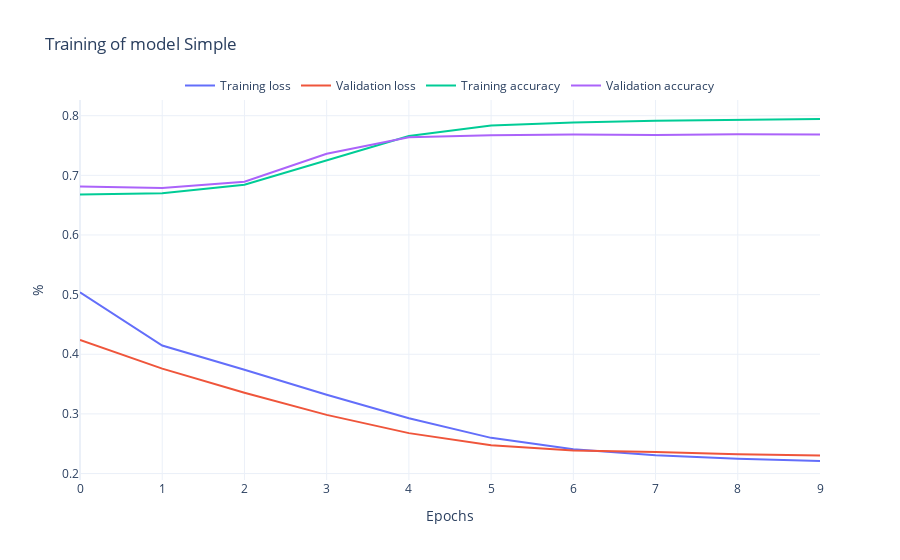

Notebook code for this chart:
### Markdown cell above
#### Plot the training and validation loss

### Code cell
rst.plot_history(history_simple, "Simple")

### Figure 1 — Plotly figure (JSON) as saved in the notebook; plotly's stock layout.template omitted (floating-point values rounded to 4 significant figures)
{"data": [{"mode": "lines", "name": "Training loss", "type": "scatter", "y": [0.5038, 0.4147, 0.374, 0.3323, 0.2927, 0.2599, 0.2408, 0.2308, 0.225, 0.221]}, {"mode": "lines", "name": "Validation loss", "type": "scatter", "y": [0.4239, 0.3759, 0.3356, 0.2984, 0.2678, 0.2475, 0.2385, 0.2361, 0.2324, 0.2304]}, {"mode": "lines", "name": "Training accuracy", "type": "scatter", "y": [0.6678, 0.67, 0.6844, 0.7248, 0.7658, 0.7833, 0.7887, 0.7915, 0.7929, 0.7944]}, {"mode": "lines", "name": "Validation accuracy", "type": "scatter", "y": [0.6812, 0.6786, 0.6891, 0.7362, 0.7637, 0.7672, 0.7683, 0.7676, 0.7691, 0.7683]}], "layout": {"legend": {"bgcolor": "rgba(255,255,255,0.5)", "orientation": "h", "x": 0.5, "xanchor": "center", "y": 1, "yanchor": "bottom"}, "title": {"text": "Training of model Simple"}, "xaxis": {"title": {"text": "Epochs"}}, "yaxis": {"title": {"text": "%"}}}}
